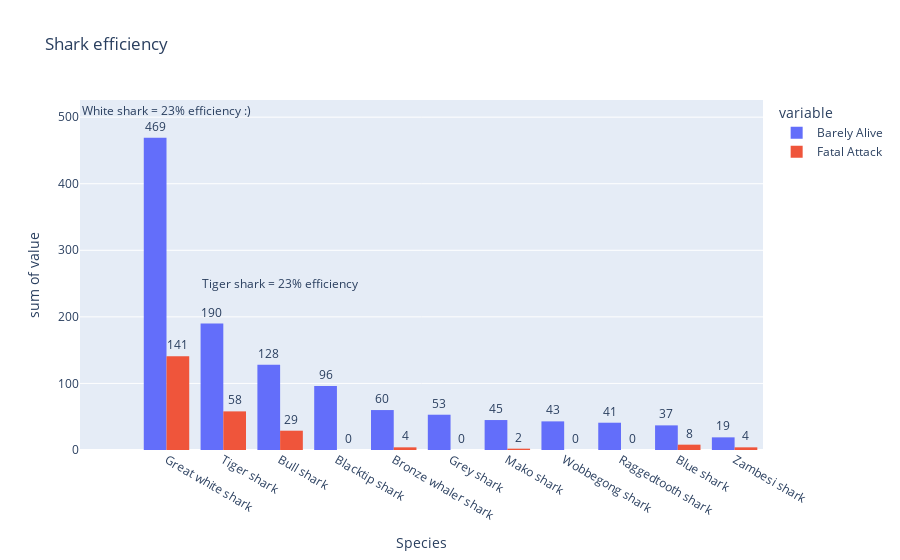

Here is the notebook cell this chart was saved with:
### Code cell
fig_lethality = px.histogram(df_lethality, x="Species ", y=["Barely Alive","Fatal Attack"], title="Shark efficiency", barmode="group", text_auto=True)
fig_lethality.update_traces(textfont_size=12, textangle=0, textposition="outside", cliponaxis=False)
fig_lethality.add_annotation(x = 0, y = 510, text="White shark = 23% efficiency :)", showarrow=False) ## i add text hehe
fig_lethality.add_annotation(x = 2, y = 250, text="Tiger shark = 23% efficiency", showarrow=False) ## i add more text but now its less fun.
fig_lethality

### Figure 1 — Plotly figure (JSON) as saved in the notebook; plotly's stock layout.template omitted (floating-point values rounded to 4 significant figures)
{"data": [{"alignmentgroup": "True", "bingroup": "x", "cliponaxis": false, "histfunc": "sum", "hovertemplate": "variable=Barely Alive<br>Species =%{x}<br>sum of value=%{y}<extra></extra>", "legendgroup": "Barely Alive", "marker": {"color": "#636efa", "pattern": {"shape": ""}}, "name": "Barely Alive", "offsetgroup": "Barely Alive", "orientation": "v", "showlegend": true, "textangle": 0, "textfont": {"size": 12}, "textposition": "outside", "texttemplate": "%{value}", "type": "histogram", "x": ["Great white shark", "Tiger shark", "Bull shark", "Blacktip shark", "Bronze whaler shark", "Grey shark", "Mako shark", "Wobbegong shark", "Raggedtooth shark", "Blue shark", "Zambesi shark"], "xaxis": "x", "y": [469, 190, 128, 96, 60, 53, 45, 43, 41, 37, 19], "yaxis": "y"}, {"alignmentgroup": "True", "bingroup": "x", "cliponaxis": false, "histfunc": "sum", "hovertemplate": "variable=Fatal Attack<br>Species =%{x}<br>sum of value=%{y}<extra></extra>", "legendgroup": "Fatal Attack", "marker": {"color": "#EF553B", "pattern": {"shape": ""}}, "name": "Fatal Attack", "offsetgroup": "Fatal Attack", "orientation": "v", "showlegend": true, "textangle": 0, "textfont": {"size": 12}, "textposition": "outside", "texttemplate": "%{value}", "type": "histogram", "x": ["Great white shark", "Tiger shark", "Bull shark", "Blacktip shark", "Bronze whaler shark", "Grey shark", "Mako shark", "Wobbegong shark", "Raggedtooth shark", "Blue shark", "Zambesi shark"], "xaxis": "x", "y": [141, 58, 29, null, 4, null, 2, null, null, 8, 4], "yaxis": "y"}], "layout": {"annotations": [{"showarrow": false, "text": "White shark = 23% efficiency :)", "x": 0, "y": 510}, {"showarrow": false, "text": "Tiger shark = 23% efficiency", "x": 2, "y": 250}], "barmode": "group", "legend": {"title": {"text": "variable"}, "tracegroupgap": 0}, "title": {"text": "Shark efficiency"}, "xaxis": {"anchor": "y", "domain": [0, 1], "title": {"text": "Species "}}, "yaxis": {"anchor": "x", "domain": [0, 1], "title": {"text": "sum of value"}}}}
